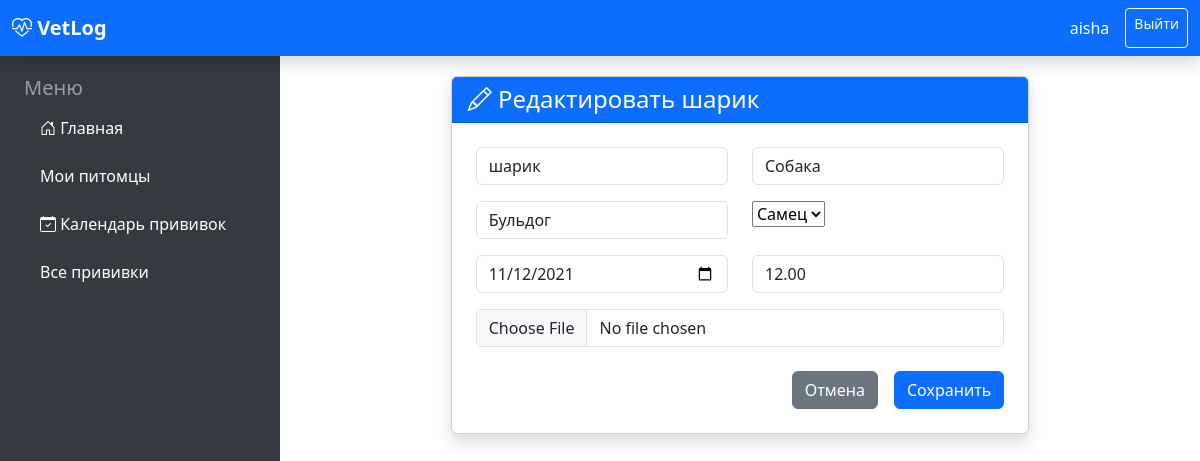
The page /pets/2/update/ (signed in) on the database its author committed.
### pets/models.py (models this page shows, shortened)
class Pet(models.Model):
    GENDER_CHOICES = [('M', 'Самец'), ('F', 'Самка')]
    owner = models.ForeignKey(User, on_delete=models.CASCADE, related_name='pets')
    name = models.CharField("Кличка", max_length=100)
    species = models.CharField("Вид животного", max_length=50, default="Собака")
    breed = models.CharField("Порода", max_length=100, blank=True)
    gender = models.CharField("Пол", max_length=1, choices=GENDER_CHOICES)
    birth_date = models.DateField("Дата рождения", null=True, blank=True)
    photo = models.ImageField("Фото питомца", upload_to='pets/', blank=True, null=True)
    weight = models.DecimalField("Текущий вес (кг)", max_digits=5, decimal_places=2, null=True, blank=True)
    created_at = models.DateTimeField(auto_now_add=True)
    class Meta:
        ordering = ['-created_at']
        verbose_name = "Питомец"
        verbose_name_plural = "Питомцы"

### pets/views.py (the view)
# urls.py: path('<int:pk>/update/', views.pet_update, name='pet_update'),
@login_required
def pet_update(request, pk):
    pet = get_object_or_404(Pet, pk=pk, owner=request.user)
    if request.method == 'POST':
        form = PetForm(request.POST, request.FILES, instance=pet)
        if form.is_valid():
            form.save()
            messages.success(request, f'Информация о {pet.name} обновлена!')
            return redirect('pet_detail', pk=pet.pk)
    else:
        form = PetForm(instance=pet)
    return render(request, 'pets/pet_form.html', {
        'form': form,
        'title': f'Редактировать {pet.name}'
    })

### templates/pets/pet_form.html (shortened to what this page needs)
{% extends 'base/base.html' %}
{% block content %}
<div class="row justify-content-center">
    <div class="col-lg-8">
        <div class="card shadow">
            <div class="card-header bg-primary text-white">
                <h4 class="mb-0">{% if 'Добавить' in title %}
    <i class="bi bi-plus-circle"></i>
{% else %}
    <i class="bi bi-pencil"></i>
{% endif %}{{ title }}</h4>
            </div>
            <div class="card-body p-4">
                <form method="post" enctype="multipart/form-data">
                    <div class="row">
                        <div class="col-md-6 mb-3">
                            {{ form.name }}
                        </div>
                        <div class="col-md-6 mb-3">
                            {{ form.species }}
                        </div>
                    </div>
                    <div class="row">
                        <div class="col-md-6 mb-3">
                            {{ form.breed }}
                        </div>
                        <div class="col-md-6 mb-3">
                            {{ form.gender }}
                        </div>
                    </div>
                    <div class="row">
                        <div class="col-md-6 mb-3">
                            {{ form.birth_date }}
                        </div>
                        <div class="col-md-6 mb-3">
                            {{ form.weight }}
                        </div>
                    </div>
                    <div class="mb-4">
                        {{ form.photo }}
                    </div>
                    <div class="d-grid gap-2 d-md-flex justify-content-md-end">
                        <a href="{% url 'pet_list' %}" class="btn btn-secondary me-md-2">Отмена</a>
                        <button type="submit" class="btn btn-primary">Сохранить</button>
                    </div>
                </form>
            </div>
        </div>
    </div>
</div>
{% endblock %}

### templates/base/base.html (shortened to what this page needs)
<!DOCTYPE html>
<html lang="ru">
<head>
    <link href="https://cdn.jsdelivr.net/npm/bootstrap@5.3.3/dist/css/bootstrap.min.css" rel="stylesheet">
    <link href="https://cdn.jsdelivr.net/npm/bootstrap-icons@1.11.3/font/bootstrap-icons.css" rel="stylesheet">
</head>
<body>
    <nav class="navbar navbar-expand-lg navbar-dark bg-primary fixed-top shadow">
        <div class="container-fluid">
            <a class="navbar-brand fw-bold" href="{% url 'home' %}">
                <i class="bi bi-heart-pulse"></i> VetLog
            </a>
            <div class="navbar-nav ms-auto">
                <span class="navbar-text text-white me-3">
                    {{ user.first_name|default:user.username }}
                </span>
                <a href="{% url 'logout' %}" class="btn btn-outline-light btn-sm">Выйти</a>
            </div>
        </div>
    </nav>
    <div class="sidebar text-white">
        <div class="px-4">
            <h5 class="text-white-50">Меню</h5>
<ul class="nav flex-column">
    <li class="nav-item mb-2">
        <a href="{% url 'home' %}" class="nav-link text-white {% if request.resolver_match.url_name == 'home' %}active bg-primary rounded{% endif %}">
            <i class="bi bi-house-door"></i> Главная
        </a>
    </li>
    <li class="nav-item mb-2">
        <a href="{% url 'pet_list' %}" class="nav-link text-white {% if request.resolver_match.url_name == 'pet_list' %}active bg-primary rounded{% endif %}">
             Мои питомцы
        </a>
    </li>
    <li class="nav-item mb-2">
        <a href="{% url 'health:upcoming' %}" class="nav-link text-white {% if 'vaccination_upcoming' in request.path %}active bg-primary rounded{% endif %}">
            <i class="bi bi-calendar-check"></i> Календарь прививок
        </a>
    </li>
    <li class="nav-item mb-2">
        <a href="{% url 'health:list' %}" class="nav-link text-white {% if request.resolver_match.url_name == 'health:list' %}active bg-primary rounded{% endif %}">
             Все прививки
        </a>
</ul>
        </div>
    </div>
    <div class="main-content">
        {% block content %}
        {% endblock %}
    </div>
</body>
</html>

### templates/base/base.html (style rules this page uses)
body { padding-top: 56px; }
.sidebar { position: fixed; top: 56px; left: 0; bottom: 0; width: 280px; background: #343a40; padding-top: 20px; z-index: 1000; overflow-y: auto; }
.main-content { margin-left: 280px; padding: 20px; }

### rows shown on the page
Pet: name "шарик", species "Собака", breed "Бульдог", gender "Самец", birth_date "11/12/2021", weight "12.00"

### other values the page prints
{{ user.first_name|default:user.username }} "aisha"
{{ title }} "Редактировать шарик"
